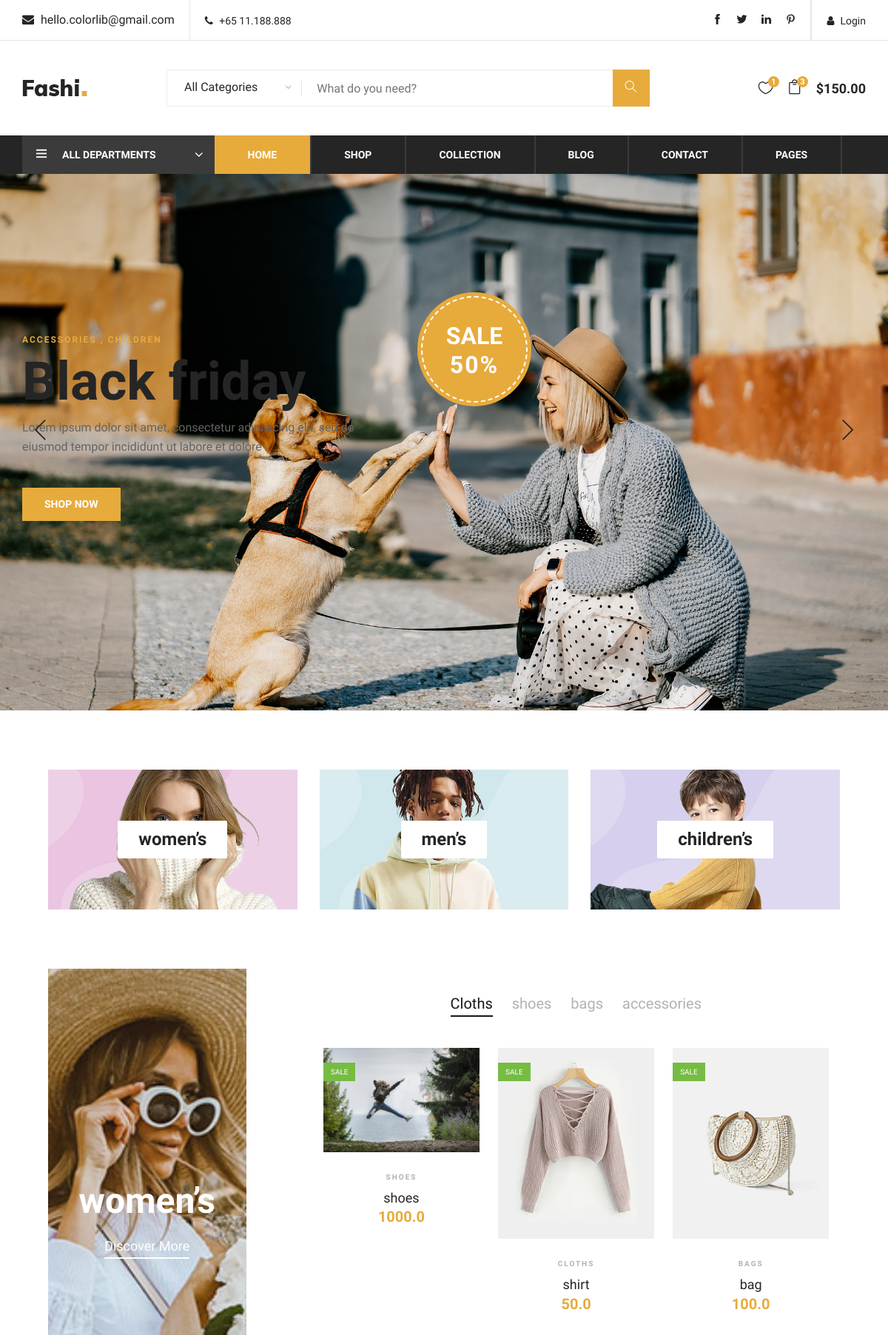
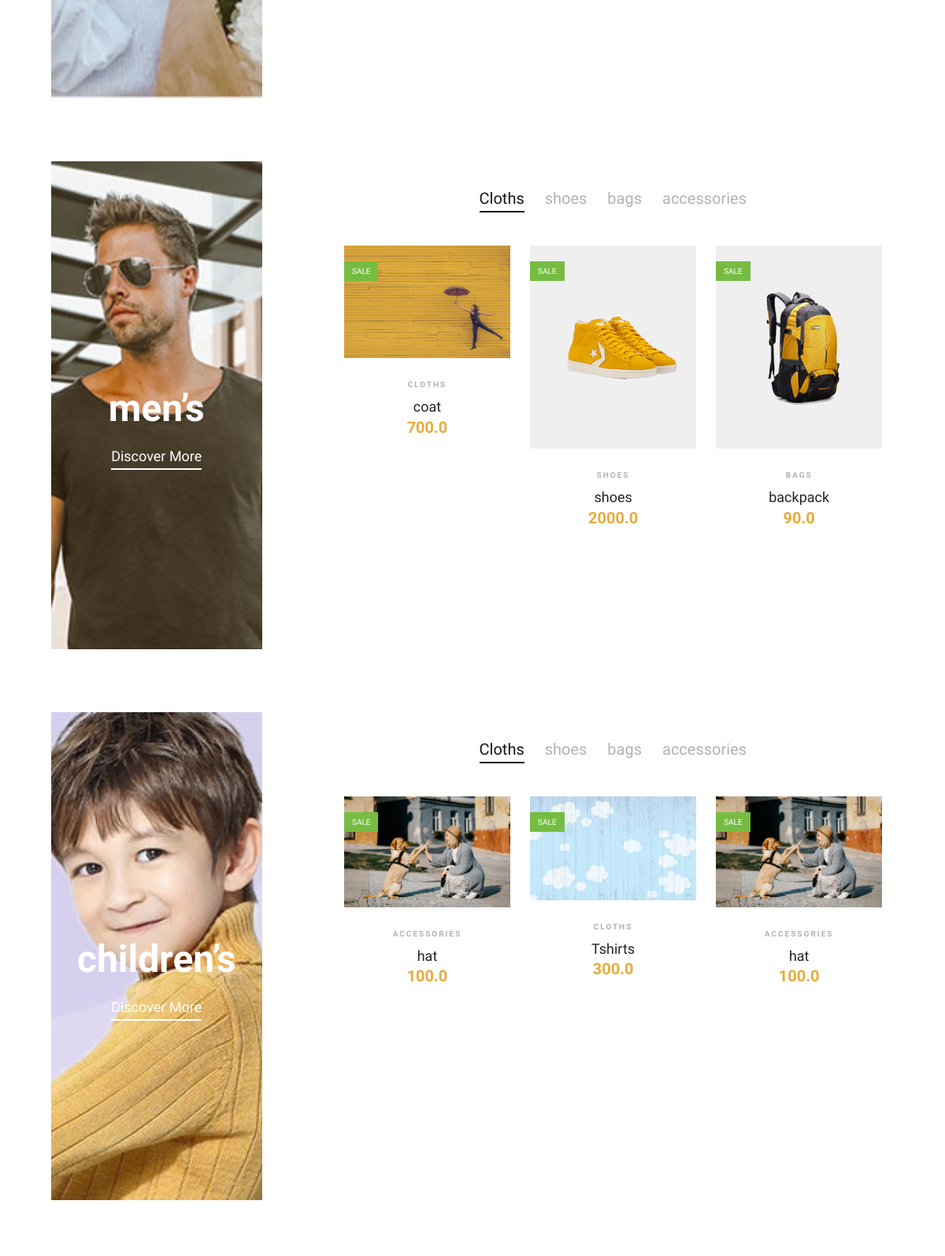
Screenshot of /products/ (upper part) with the database file from the repository (2 pictures, top to bottom).
### products/models.py (models this page shows, shortened)
class Product(models.Model):
    owner=models.ForeignKey(Profile,on_delete=models.CASCADE, null=True)
    tag=models.ForeignKey(Tag,null=True,blank=True,on_delete=models.SET_NULL)
    cat=models.ForeignKey(Category,null=True,blank=True,on_delete=models.SET_NULL)
    size=models.ManyToManyField(Size,null=True,blank=True)
    color=models.ManyToManyField(Color,null=True,blank=True)
    name=models.CharField(max_length=300)
    description=models.TextField(null=True,blank=True)
    image=models.ImageField(null=True, blank=True,upload_to='profiles/')
    brand=models.CharField(max_length = 150,null=True,blank=True)
    price=models.FloatField(default=0, null=True, blank=True)
    discount=models.IntegerField(default=0, null=True, blank=True)
    stock=models.IntegerField(default=0, null=True, blank=True)
    vote_total=models.IntegerField(default=0, null=True, blank=True)
    vote_ratio=models.IntegerField(default=0,null=True, blank=True)
    created=models.DateTimeField(auto_now_add=True)
    id=models.UUIDField(default=uuid.uuid4 , unique=True, primary_key=True, editable=False)
    @property
    def imageURL(self):
        try:
            img=self.image.url
        except:
            img=''
        return img

class Tag(models.Model):
    name=models.CharField(max_length=300)
    created=models.DateTimeField(auto_now_add=True)
    id=models.UUIDField(default=uuid.uuid4, unique=True, primary_key=True, editable=False)
    def __str__(self):
        return self.name

class Category(models.Model):
    name=models.CharField(max_length=300)
    image=models.ImageField(upload_to='cat-img/',default='/staticfiles/images/latest-1.jpg')
    Banner=models.ImageField(upload_to='cat-img/banner/',default='/staticfiles/images/latest-1.jpg')
    created=models.DateTimeField(auto_now_add=True)
    id=models.UUIDField(default=uuid.uuid4, unique=True, primary_key=True, editable=False)
    def __str__(self):
        return self.name
    @property
    def imageURL(self):
        try:
            img=self.image.url
        except:
            img=''
        return img

### products/views.py (the view)
# urls.py: path('',views.getProducts,name='products'),
def getProducts(request):
    products=Product.objects.all()
    slider_products=Product.objects.filter(vote_ratio__gte=4)
    cats=Category.objects.all()
    tags=Tag.objects.all()
    context={'products':products,'slider_products':slider_products,'cats':cats, 'tags':tags }
    return render(request, 'products/products.html',context)

### products/templates/products/products.html (shortened to what this page needs)
{% extends 'main.html' %}
{% block content %}
<section class="hero-section">
    <div class="hero-items owl-carousel">
        {% for product in slider_products %}
        <div class="single-hero-items set-bg" data-setbg="{{product.imageURL}}">
            <div class="container">
                <div class="row">
                    <div class="col-lg-5">
                        <span>{{product.tag}} , {{product.cat}} </span>
                        <h1>Black friday</h1>
                        <p>Lorem ipsum dolor sit amet, consectetur adipisicing elit, sed do eiusmod tempor
                            incididunt ut labore et dolore</p>
                        <a href="#" class="primary-btn">Shop Now</a>
                    </div>
                </div>
                <div class="off-card">
                    <h2>Sale <span>50%</span></h2>
                </div>
            </div>
        </div>
        {% endfor %}
    </div>
</section>
 <div class="banner-section spad">
    <div class="container-fluid">
        <div class="row">
            {% for cat in cats %}
            <div class="col-lg-4">
                <div class="single-banner">
                    <div class="inner-text">
                        <h4>{{cat.name}}’s</h4>
                    </div>
                </div>
            </div>
         {% endfor %}
        </div>
    </div>
</div>
{% for cat in cats %}
    <section class="women-banner spad">
        <div class="container-fluid">
            <div class="row">
                <div class="col-lg-3">
                    <div class="product-large set-bg" data-setbg="{{cat.Banner.url}}">
                        <h2>{{cat.name}}’s</h2>
                        <a href="#">Discover More</a>
                    </div>
                </div>
                <div class="col-lg-8 offset-lg-1">
                    <div class="filter-control">
                        <ul>
                            {% for tag in tags %}
                               {% if tag.name == "Cloths" %}
                                  <li class="active">{{tag.name}}</li>
                               {% else %}
                                  <li>{{tag.name}}</li>
                               {% endif %}
                            {% endfor %}
                        </ul>
                    </div>
                    <div class="product-slider owl-carousel">
                        {% for product in products %}
                        {% if product.cat == cat %}
                        <div class="product-item">
                            <div class="pi-pic">
                                <img src="{{product.image.url}}" alt="">
                                <div class="sale">Sale</div>
                            </div>
                            <div class="pi-text">
                                <div class="catagory-name">{{product.tag}}</div>
                                <a href="{% url 'product' product.id %}">
                                    <h5>{{product.name}}</h5>
                                </a>
                                <div class="product-price">
                                    {{product.price}}
                                </div>
                            </div>
                        </div>
                        {% endif%}
                       {% endfor %}
                    </div>
                </div>
            </div>
        </div>
    </section>
   {% endfor %}
{% endblock content %}

### rows the page displays
Product: tag "ACCESSORIES", cat "CHILDREN", image (picture), name "hat", price "100.0"
Category: name "women", shows a picture
Category: name "men", shows a picture
Category: name "children", shows a picture
Tag: name "Cloths"
Tag: name "shoes"
Tag: name "bags"
Tag: name "accessories"
Product: image (picture), tag "SHOES", name "shoes", price "1000.0"
Product: image (picture), tag "CLOTHS", name "shirt", price "50.0"
Product: image (picture), tag "BAGS", name "bag", price "100.0"
Product: image (picture), tag "CLOTHS", name "coat", price "700.0"
Product: image (picture), tag "SHOES", name "shoes", price "2000.0"
Product: image (picture), tag "BAGS", name "backpack", price "90.0"
Product: image (picture), tag "CLOTHS", name "Tshirts", price "300.0"
